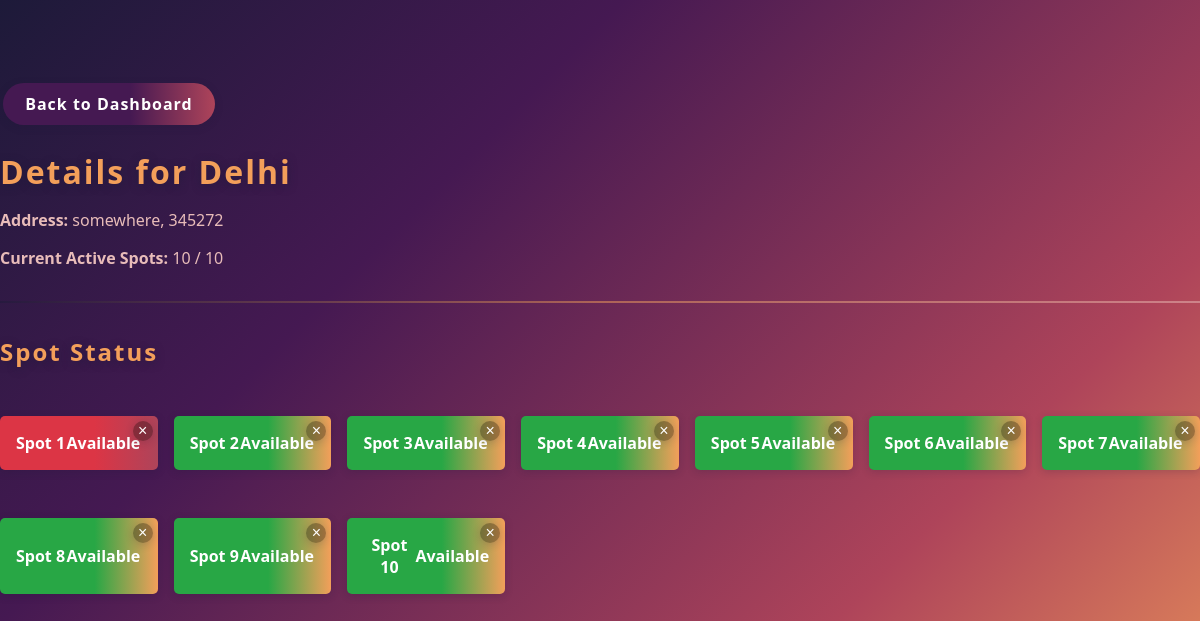
The app's page /admin/lot/1 (signed in) with its own data.
### models/models.py (models this page shows)
class ParkingLot(db.Model):
    __tablename__ = 'parking_lots'
    id = db.Column(db.Integer, primary_key=True)
    name = db.Column(db.String(100), nullable=False)
    address = db.Column(db.String(200), nullable=False)
    pincode = db.Column(db.String(10), nullable=False)
    price_per_hour = db.Column(db.Float, nullable=False)
    capacity = db.Column(db.Integer, nullable=False)
    spots = db.relationship('ParkingSpot', backref='parking_lot', lazy=True, cascade="all, delete-orphan")

class ParkingSpot(db.Model):
    __tablename__ = 'parking_spots'
    id = db.Column(db.Integer, primary_key=True)
    spot_number = db.Column(db.Integer, nullable=False)
    status = db.Column(db.String(1), default='A', nullable=False)
    lot_id = db.Column(db.Integer, db.ForeignKey('parking_lots.id'), nullable=False)
    bookings = db.relationship('Booking', backref='parking_spot', lazy=True)

### app.py (the view)
@app.route('/admin/lot/<int:lot_id>')
def view_lot_details(lot_id):
    if not session.get('is_admin'):
        flash("Admin access required.", "error")
        return redirect(url_for('login'))
    lot = ParkingLot.query.get_or_404(lot_id)
    spot_details = []
    for spot in lot.spots:
        detail = {'spot': spot, 'user': None}
        if spot.status == 'O':
            active_booking = Booking.query.filter_by(spot_id=spot.id, check_out_time=None).first()
            if active_booking:
                detail['user'] = User.query.get(active_booking.user_id)
        spot_details.append(detail)
    return render_template('lot_details.html', lot=lot, spot_details=spot_details)

### app.py (called while the page is built)
@app.context_processor
def inject_current_user():
    user_id = session.get('user_id')
    user = None
    if user_id:
        user = User.query.get(user_id)
    return dict(current_user=user)

### templates/lot_details.html (shortened to what this page needs)
<!DOCTYPE html>
<html lang="en">
<head>
    <link rel="stylesheet" href="{{ url_for('static', filename='css/styles.css') }}">
    <link rel="stylesheet" href="{{ url_for('static', filename='css/lot_details.css') }}">
</head>
<body>
    <div>
        <a href="{{ url_for('admin_dashboard') }}" class="btn btn-primary"> Back to Dashboard</a>
    </div>
    <h1>Details for {{ lot.name }}</h1>
    <p><strong>Address:</strong> {{ lot.address }}, {{ lot.pincode }}</p>
    <p><strong>Current Active Spots:</strong> {{ spot_details|length }} / {{ lot.capacity }}</p>
    <hr>
    <h2>Spot Status</h2>
    <div class="spot-grid">
        {% for detail in spot_details %}
            <div class="spot {% if detail.spot.status == 'A' %}available{% else %}occupied{% endif %}">
                Spot {{ detail.spot.spot_number }}
                <br>
                {% if detail.user %}
                    <span>Occupied</span>
                    <span class="user-info">by: {{ detail.user.username }}</span>
                {% else %}
                    <span>Available</span>
                    <form action="{{ url_for('delete_spot', spot_id=detail.spot.id) }}" method="POST" style="display:inline;">
                         <button type="submit" class="delete-spot-btn" title="Delete Spot" onclick="return confirm('Are you sure?');">&times;</button>
                    </form>
                {% endif %}
            </div>
        {% else %}
            <p>No spots found for this lot.</p>
        {% endfor %}
    </div>
</body>
</html>

### static/css/styles.css (style rules this page uses)
body { font-family: 'Segoe UI', 'Roboto', Arial, sans-serif; margin: 0; min-height: 100vh; background: linear-gradient(135deg, #1D1A39 0%, #451952 30%, #AE445A 70%, #F39F5A 100%); color: #E8BCB9; padding: 80px 0 0 0; }
h1, h2, h3 { color: #F39F5A; letter-spacing: 2px; font-weight: 700; margin-bottom: 0.5em; text-shadow: 0 2px 8px #1D1A3988; }
hr { border: 0; height: 2px; background: linear-gradient(90deg, #1D1A39, #F39F5A, #E8BCB9); margin: 2em 0; opacity: 0.5; }
.btn { padding: 10px 22px; border-radius: 24px; border: none; cursor: pointer; font-weight: bold; color: #fff; text-decoration: none; font-size: 1em; display: inline-block; margin: 0.2em 0.2em; box-shadow: 0 2px 8px #1D1A3933; background: linear-gradient(90deg, #451952 60%, #AE445A 100%); letter-spacing: 1px; transition: background 0.2s, transform 0.1s; }
.btn-primary { background: linear-gradient(90deg, #1D1A39 60%, #451952 100%); color: #E8BCB9; }
.delete-spot-btn { position: absolute; top: 5px; right: 5px; background: #dc3545; border: none; color: #fff; cursor: pointer; border-radius: 50%; width: 24px; height: 24px; line-height: 24px; font-size: 16px; padding: 0; box-shadow: 0 2px 8px #1D1A3933; transition: background 0.2s; }

### static/css/lot_details.css (style rules this page uses)
body { background: linear-gradient(135deg, #1D1A39 0%, #451952 30%, #AE445A 70%, #F39F5A 100%); color: #E8BCB9; font-family: 'Segoe UI', 'Roboto', Arial, sans-serif; }
h1, h2 { color: #F39F5A; text-shadow: 0 2px 8px #1D1A3988; }
.spot { background: linear-gradient(90deg, #451952 60%, #AE445A 100%); color: #E8BCB9; border-radius: 12px; padding: 1em 1.5em; margin: 1em 0; box-shadow: 0 2px 8px #1D1A3933; display: flex; align-items: center; justify-content: space-between; }
.spot.occupied { background: linear-gradient(90deg, #dc3545 60%, #AE445A 100%); color: #fff; }
.spot.available { background: linear-gradient(90deg, #28a745 60%, #F39F5A 100%); color: #fff; }
.btn { padding: 10px 22px; border-radius: 24px; border: none; cursor: pointer; font-weight: bold; color: #fff; text-decoration: none; font-size: 1em; background: linear-gradient(90deg, #451952 60%, #AE445A 100%); letter-spacing: 1px; transition: background 0.2s, transform 0.1s; }
.spot-grid { display: grid; grid-template-columns: repeat(auto-fill, minmax(150px, 1fr)); gap: 1em; margin-top: 2em; }
.spot { padding: 1em; border-radius: 5px; text-align: center; font-weight: bold; color: white; position: relative; }
.spot.available { background-color: #28a745; }
.spot.occupied { background-color: #dc3545; }
.delete-spot-btn { position: absolute; top: 5px; right: 5px; background: rgba(0,0,0,0.3); border: none; color: white; cursor: pointer; border-radius: 50%; width: 20px; height: 20px; line-height: 20px; padding: 0; }

### records on screen
ParkingLot: name "Delhi", address "somewhere", pincode "345272", capacity "10"
ParkingSpot: spot.spot_number "1"
ParkingSpot: spot.spot_number "2"
ParkingSpot: spot.spot_number "3"
ParkingSpot: spot.spot_number "4"
ParkingSpot: spot.spot_number "5"
ParkingSpot: spot.spot_number "6"
ParkingSpot: spot.spot_number "7"
ParkingSpot: spot.spot_number "8"
ParkingSpot: spot.spot_number "9"
ParkingSpot: spot.spot_number "10"

### other values on screen
{{ spot_details|length }} "10"
